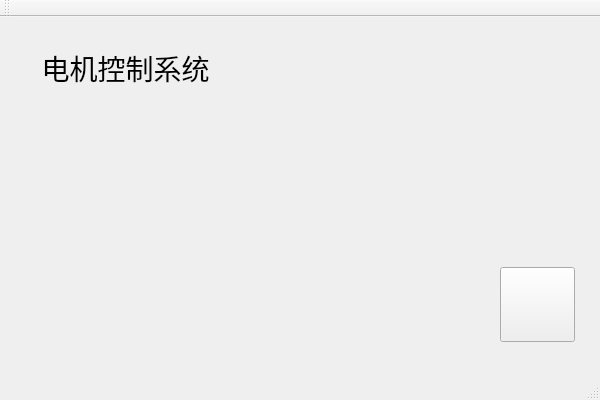
<?xml version="1.0" encoding="UTF-8"?>
<ui version="4.0">
 <class>MainWindow</class>
 <widget class="QMainWindow" name="MainWindow">
  <property name="geometry">
   <rect>
    <x>0</x>
    <y>0</y>
    <width>600</width>
    <height>400</height>
   </rect>
  </property>
  <property name="windowTitle">
   <string>MainWindow</string>
  </property>
  <property name="styleSheet">
   <string notr="true">background-image: url(:/new/pictures/201903141624081643.jpg);</string>
  </property>
  <widget class="QWidget" name="centralWidget">
   <widget class="QPushButton" name="pushButton">
    <property name="geometry">
     <rect>
      <x>500</x>
      <y>250</y>
      <width>75</width>
      <height>75</height>
     </rect>
    </property>
    <property name="styleSheet">
     <string notr="true">border-image: url(:/new/pictures/电源.png);</string>
    </property>
    <property name="text">
     <string/>
    </property>
   </widget>
   <widget class="QLabel" name="label">
    <property name="geometry">
     <rect>
      <x>10</x>
      <y>10</y>
      <width>231</width>
      <height>81</height>
     </rect>
    </property>
    <property name="font">
     <font>
      <pointsize>21</pointsize>
     </font>
    </property>
    <property name="text">
     <string>电机控制系统</string>
    </property>
    <property name="alignment">
     <set>Qt::AlignCenter</set>
    </property>
   </widget>
  </widget>
  <widget class="QMenuBar" name="menuBar">
   <property name="geometry">
    <rect>
     <x>0</x>
     <y>0</y>
     <width>600</width>
     <height>26</height>
    </rect>
   </property>
  </widget>
  <widget class="QToolBar" name="mainToolBar">
   <attribute name="toolBarArea">
    <enum>TopToolBarArea</enum>
   </attribute>
   <attribute name="toolBarBreak">
    <bool>false</bool>
   </attribute>
  </widget>
  <widget class="QStatusBar" name="statusBar"/>
 </widget>
 <layoutdefault spacing="6" margin="11"/>
 <resources/>
 <connections/>
</ui>
